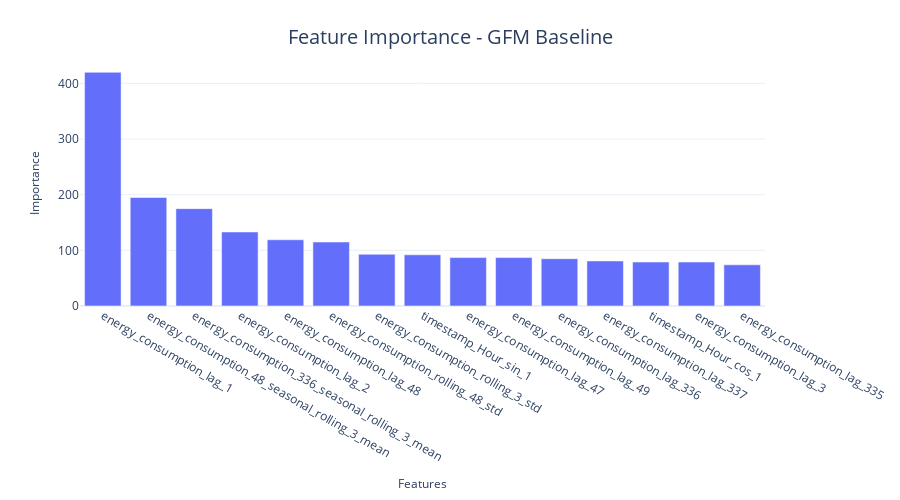

Notebook code cell kept with this figure:
### Code cell
fig = px.bar(feat_df.head(15), x="feature", y="importance")
format_plot(fig, xlabel="Features", ylabel="Importance", title=f"Feature Importance - {model_config.name}", font_size=12)
fig.write_image("imgs/chapter_10/baseline_fimp.png")
fig.show()

### Figure 1 — Plotly figure (JSON) as saved in the notebook; plotly's stock layout.template omitted (floating-point values rounded to 4 significant figures)
{"data": [{"alignmentgroup": "True", "hovertemplate": "feature=%{x}<br>importance=%{y}<extra></extra>", "legendgroup": "", "marker": {"color": "#636efa", "pattern": {"shape": ""}}, "name": "", "offsetgroup": "", "orientation": "v", "showlegend": false, "textposition": "auto", "type": "bar", "x": ["energy_consumption_lag_1", "energy_consumption_48_seasonal_rolling_3_mean", "energy_consumption_336_seasonal_rolling_3_mean", "energy_consumption_lag_2", "energy_consumption_lag_48", "energy_consumption_rolling_48_std", "energy_consumption_rolling_3_std", "timestamp_Hour_sin_1", "energy_consumption_lag_47", "energy_consumption_lag_49", "energy_consumption_lag_336", "energy_consumption_lag_337", "timestamp_Hour_cos_1", "energy_consumption_lag_3", "energy_consumption_lag_335"], "xaxis": "x", "y": [420, 195, 175, 133, 119, 115, 93, 92, 87, 87, 85, 81, 79, 79, 74], "yaxis": "y"}], "layout": {"autosize": false, "barmode": "relative", "height": 500, "legend": {"font": {"size": 12}, "orientation": "h", "title": {}, "tracegroupgap": 0, "x": 1, "xanchor": "right", "y": 0.9, "yanchor": "bottom"}, "margin": {"t": 60}, "title": {"font": {"size": 20}, "text": "Feature Importance - GFM Baseline", "x": 0.5, "xanchor": "center", "yanchor": "top"}, "width": 900, "xaxis": {"anchor": "y", "domain": [0, 1], "tickfont": {"size": 12}, "title": {"font": {"size": 12}, "text": "Features"}}, "yaxis": {"anchor": "x", "domain": [0, 1], "tickfont": {"size": 12}, "title": {"font": {"size": 12}, "text": "Importance"}}}}
